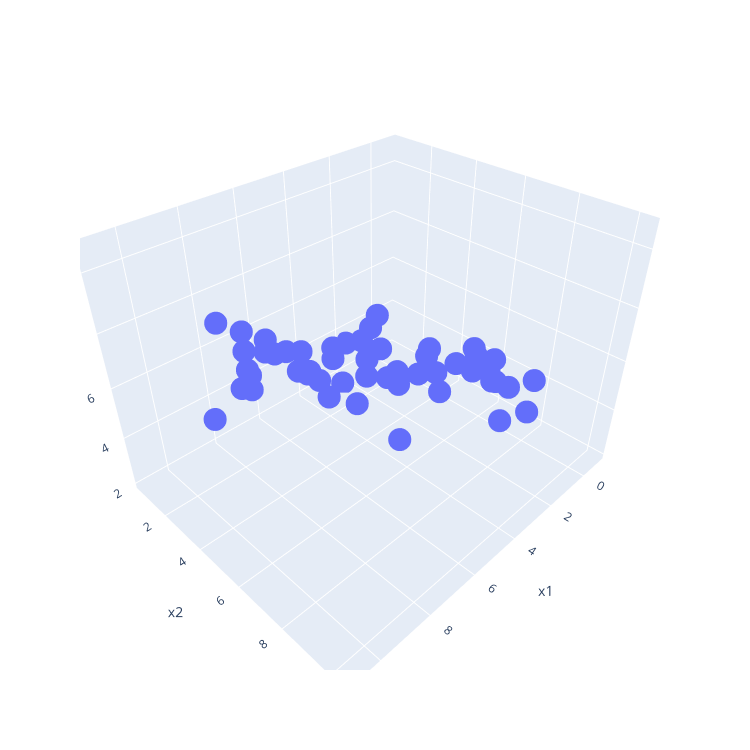

The notebook cell this image was saved under:
### Code cell
fig = px.scatter_3d(df, x='x1', y='x2', z='y', width=750, height=750)
fig.show()
